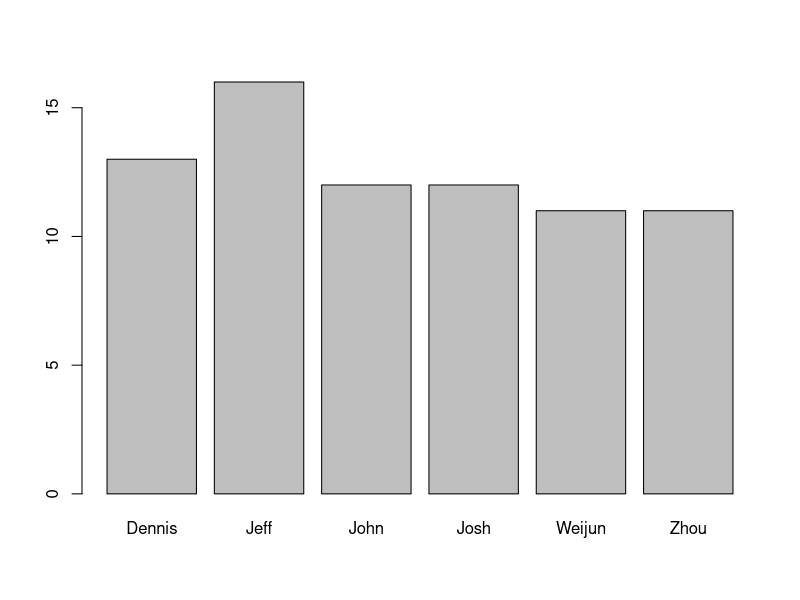
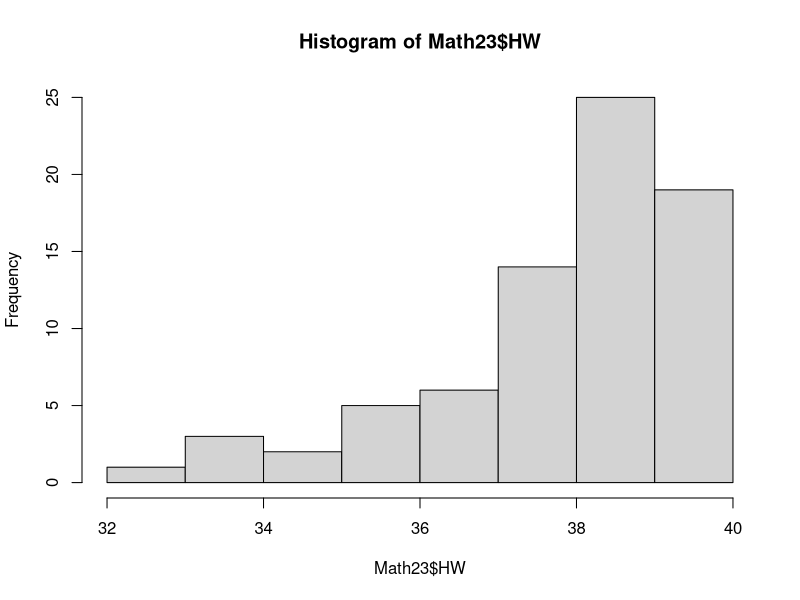
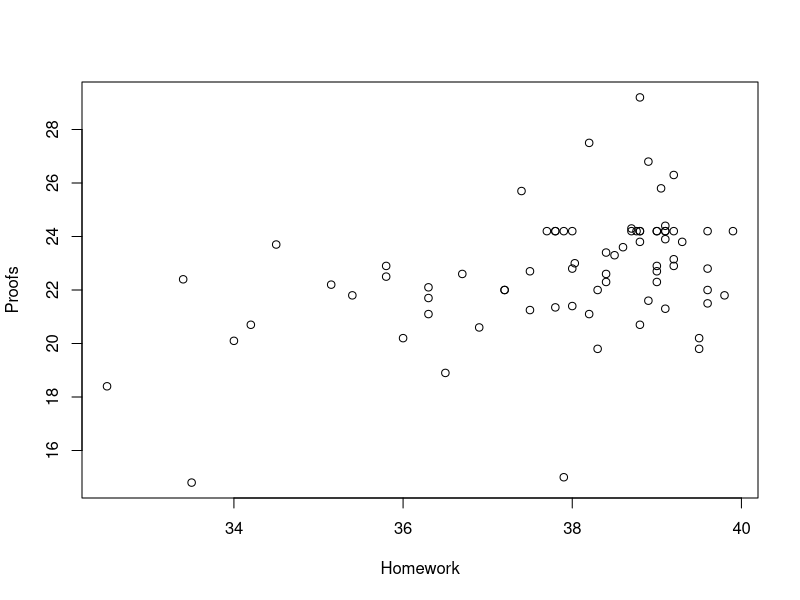
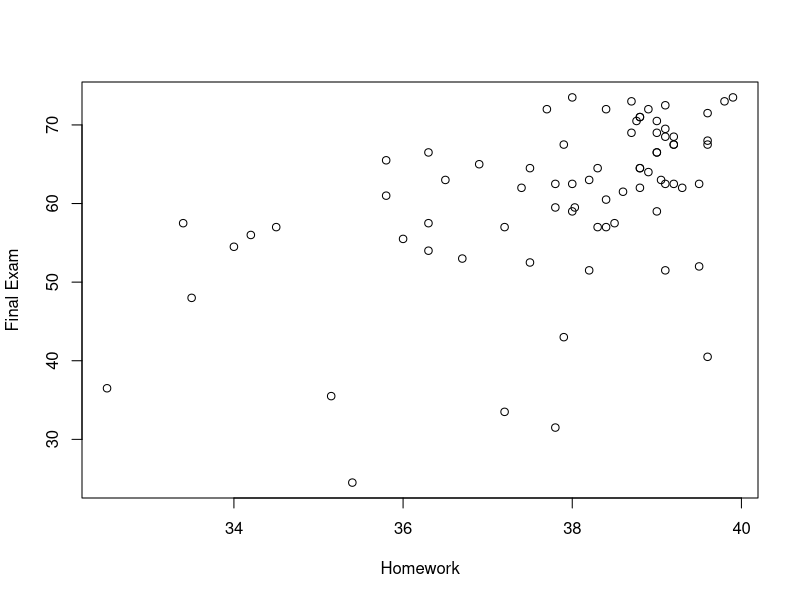
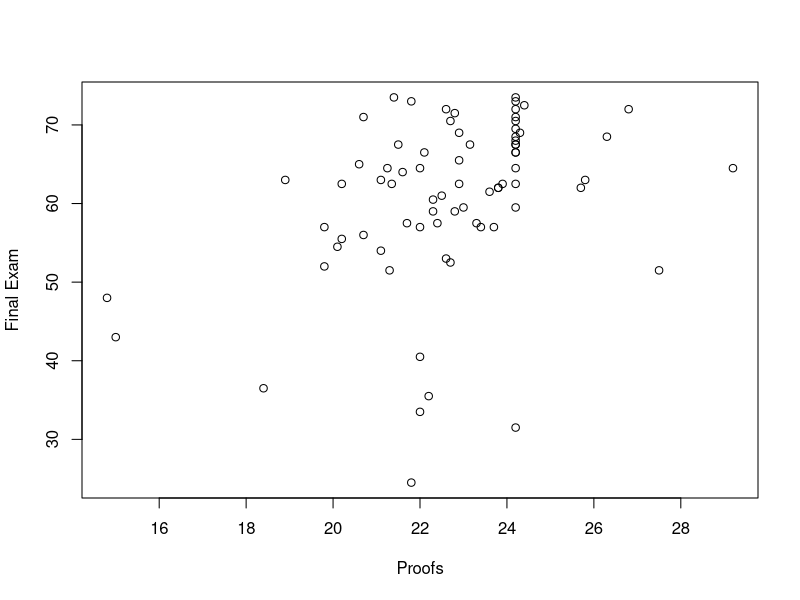

These charts were generated, in order, by the following R code:
#Math E-156 Script 1E-Math23.R
#This data set was created by deleting irrelevant columns and rows from an Excel file, then saving it in .csv format.
Math23<-read.csv("Math23.csv"); head(Math23)

#Yard is a categorical(factor) variable. Explore its levels:
table(Math23$Yard) 
#It can be viewed as a partition of the sample space into three disjoint events, Y1, Y2, Y3

#Explore Section the same way -- a six-way partition
table(Math23$Section) #the counts are a vector that can be plotted
barplot(table(Math23$Section))  #appropriate for factors

#With two categorical variables we can make a contingency table
table(Math23$Yard,Math23$Section)
#The entries in this table refer to the intersection of two events like Y1 and S2

#Variable HW is a numeric variable. We can have a look at it
hist(Math23$HW, breaks = "FD") 

#Compute various statistics, but first extract a vector with a shorter name.
hw<-Math23$HW   #a numeric vector, not a data frame
max(hw)
min(hw)
range(hw)   #get min and max both at once
mean(hw)    #this is a sample mean, not an expectation
median(hw)  #if data were not skewed, would be close to mean

var(hw) #estimate of population variance
sd(hw); sd(hw)^2  #standard deviation; square root of variance

#To break down one of these statistics over a categorical variable, use tapply()
tapply(hw, Math23$Yard, mean) #but is Crimson significantly worse?
tapply(hw, Math23$Section, median) #perhaps Weijun is a more lenient grader

#Now we will treat this as if it were a probability data frame!
#The experiment is "choose one of these students at random; all equally likely."
#Extract events (subsets) involving random variable HW
subset(Math23, subset = HW < 37) #this produces another data frame but keeps the original row numbers

#Compute frequency of various events involving random variable HW.
#Careful -- length() gives the number of rows only if we pass it a vector, not a data frame
length(subset(Math23, select= HW, subset = HW < 37, drop = TRUE)) #drop = TRUE gives us a vector

#Function nrow works on a data frame
nrow(subset(Math23, HW < 37)) #default second argument is subset

#Another way to find the probabiliity of an event
which(hw < 37) #create the subset as a vector of row numbers
length(which(hw < 37))/length(hw) #probability of the event

#Forming the union of two events, using "vectorzed or" (operator |)
subset(Math23, Final > 70 | Section == "Dennis")

#Forming the intersection of two events, using "vectorzed and" (operator &)
subset(Math23, Final < 60 & HW > 38)

#Calculating a conditional probability, P(Final > 65 | Proofs > 23)
nrow(subset(Math23,Final > 65 & Proofs > 23))/nrow(subset(Math23, Proofs > 23))

#Finding the top student
max(Math23$Final) #get the top exam score
Math23[which.max(Math23$Final),] #display the row that contains the top score

#Scatter plots to compare numeric variables
attach(Math23) #now we can just use column names
plot(HW, Proofs, xlab = "Homework", ylab = "Proofs")
plot(HW, Final, xlab = "Homework", ylab = "Final Exam")
plot(Proofs, Final, xlab = "Proofs", ylab = "Final Exam")
detach(Math23) #in case we want to reuse a column name
